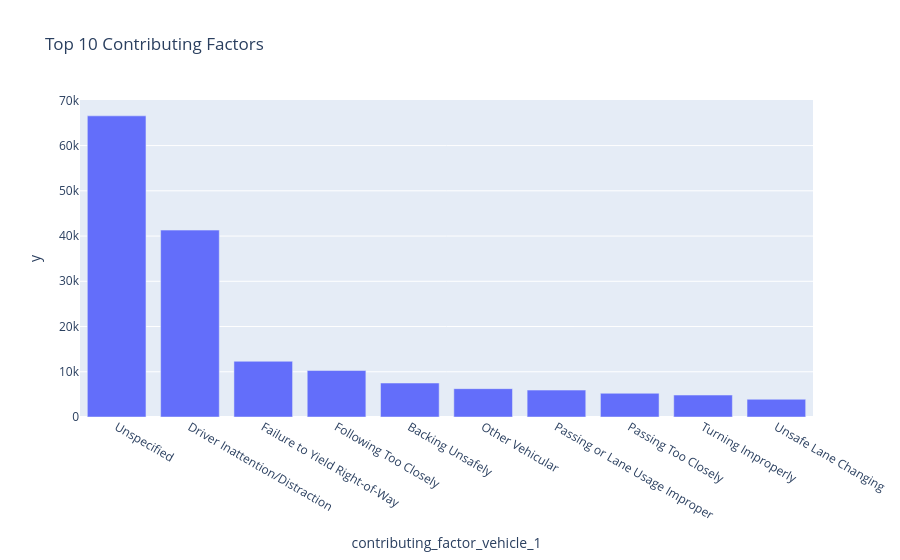

Source (notebook cell):
### Markdown cell above
## 4. Severity Analysis

### Code cell
# TODO: Injury/fatality analysis
# Contributing factors
# Vehicle type analysis

# 1) Injury vs Fatalities scatter plot
fig = px.scatter(
    df,
    x='total_injured',        # <-- corrected
    y='total_killed',         # <-- corrected
    color='borough',
    size='total_injured',     # <-- corrected
    title="Injuries vs Fatalities by Borough"
)
fig.show()

# 2) Top 10 contributing factors
factor_counts = df['contributing_factor_vehicle_1'].value_counts().nlargest(10)

fig = px.bar(
    factor_counts,
    x=factor_counts.index,
    y=factor_counts.values,
    title="Top 10 Contributing Factors"
)
fig.show()

### Figure 1 — Plotly figure (JSON) as saved in the notebook; plotly's stock layout.template omitted (floating-point values rounded to 4 significant figures)
{"data": [{"hovertemplate": "contributing_factor_vehicle_1=%{x}<br>y=%{y}<extra></extra>", "legendgroup": "", "marker": {"color": "#636efa", "pattern": {"shape": ""}}, "name": "", "orientation": "v", "showlegend": false, "textposition": "auto", "type": "bar", "x": ["Unspecified", "Driver Inattention/Distraction", "Failure to Yield Right-of-Way", "Following Too Closely", "Backing Unsafely", "Other Vehicular", "Passing or Lane Usage Improper", "Passing Too Closely", "Turning Improperly", "Unsafe Lane Changing"], "xaxis": "x", "y": [66572, 41315, 12317, 10272, 7511, 6264, 5949, 5243, 4851, 3919], "yaxis": "y"}], "layout": {"barmode": "relative", "legend": {"tracegroupgap": 0}, "title": {"text": "Top 10 Contributing Factors"}, "xaxis": {"anchor": "y", "domain": [0, 1], "title": {"text": "contributing_factor_vehicle_1"}}, "yaxis": {"anchor": "x", "domain": [0, 1], "title": {"text": "y"}}}}
